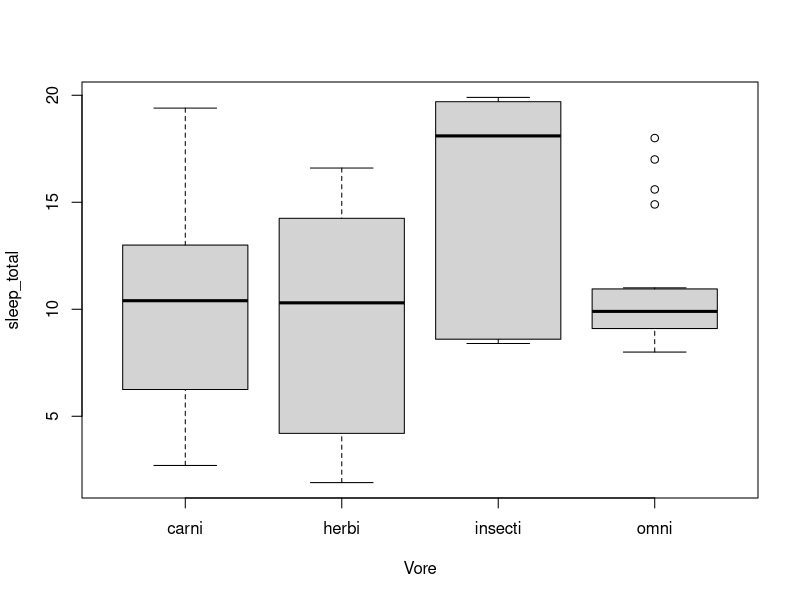
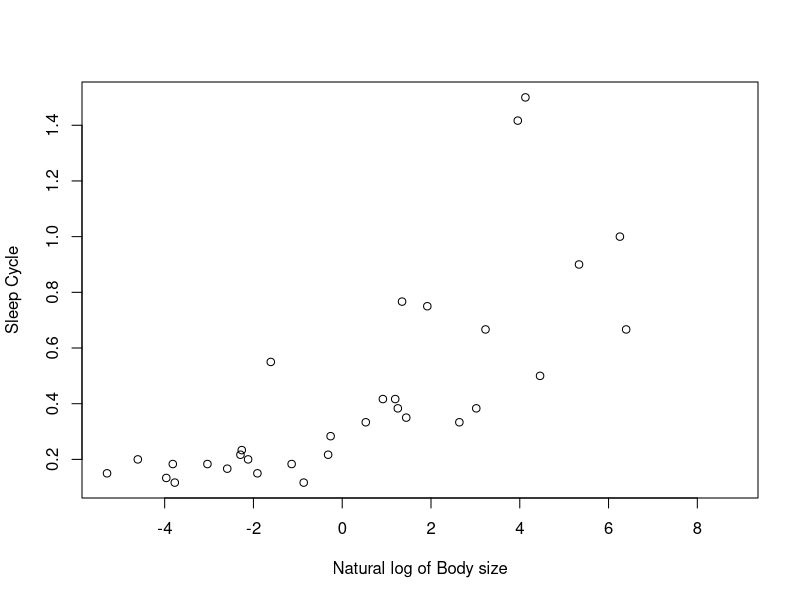
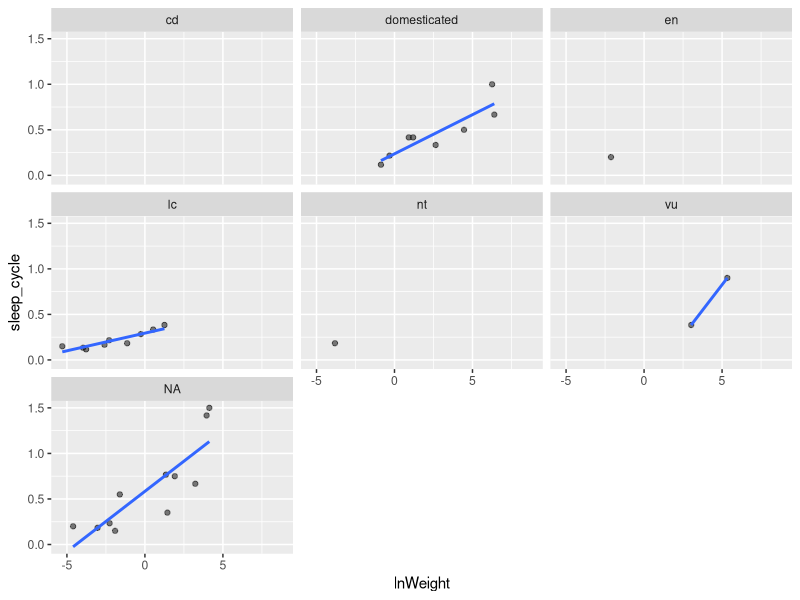

R code for these plots, in order:
# This file will fullfill the requirements of Assingment 9 wherin use 
#of version control such as Git and Github with R studio 
#integration was explored.
# Authors: Jessie Briggs and Tyler Koloski
# last modified: 10/25/17

#Question 1
library(ggplot2)
data(msleep)
?msleep

head(msleep)
summary(msleep)
unique(msleep$vore)
# There are 4 unique types of diet as well as NAs 
boxplot(msleep$sleep_total[msleep$vore != "NA"] ~ msleep$vore[msleep$vore != "NA"], ylab = "sleep_total", xlab = "Vore")

#On average mammals with a insect diet will have higher sleeping totals than animals which eat in the other categories.
#Omnivores have the least variation.

#Question 2
msleep$lnWeight <- log(msleep$bodywt)
plot(msleep$lnWeight, msleep$sleep_cycle, xlab = "Natural log of Body size", ylab = "Sleep Cycle")

ggplot(data = msleep, aes(x = lnWeight, y = sleep_cycle)) + geom_point(color = "black", alpha = 0.5) +
  facet_wrap(~conservation) + stat_smooth(method = "lm", se = F)

#The specie within each conservation status show a positive correlation between body weight and sleep cycle duration.
#However, only 3 conservations groups had enough data to show a trend.

#Question 3